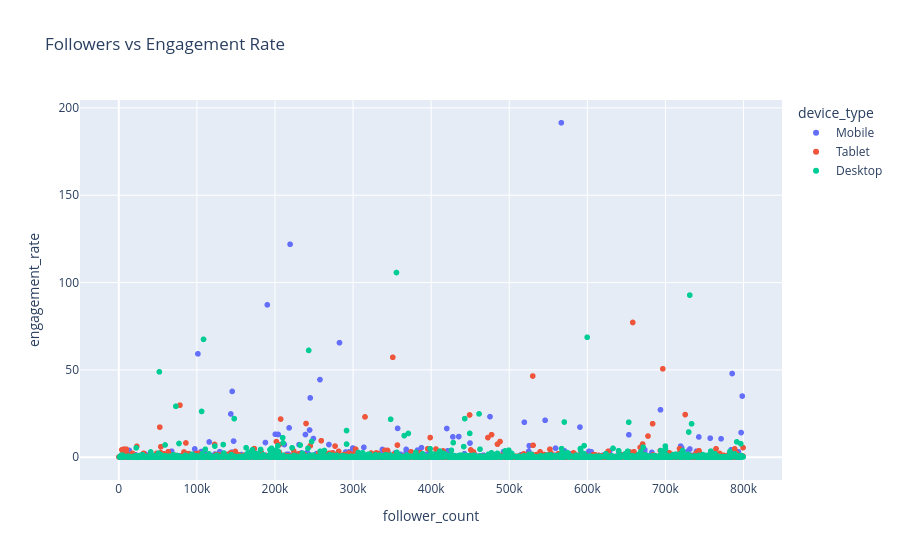

Notebook source saved alongside this figure:
### Code cell
# Scatter Plot
fig = px.scatter(
    df,
    x='follower_count',
    y='engagement_rate',
    color='device_type',
    title='Followers vs Engagement Rate'
)

fig.show()

### Figure 1 — Plotly figure (JSON) as saved in the notebook; plotly's stock layout.template omitted (floating-point values rounded to 4 significant figures; data arrays with more than 128 entries replaced by an {"elided": "..."} marker saying what was removed)
{"data": [{"hovertemplate": "device_type=Mobile<br>follower_count=%{x}<br>engagement_rate=%{y}<extra></extra>", "legendgroup": "Mobile", "marker": {"color": "#636efa", "symbol": "circle"}, "mode": "markers", "name": "Mobile", "showlegend": true, "type": "scattergl", "x": {"elided": "1684 int values"}, "xaxis": "x", "y": {"elided": "1684 float values"}, "yaxis": "y"}, {"hovertemplate": "device_type=Tablet<br>follower_count=%{x}<br>engagement_rate=%{y}<extra></extra>", "legendgroup": "Tablet", "marker": {"color": "#EF553B", "symbol": "circle"}, "mode": "markers", "name": "Tablet", "showlegend": true, "type": "scattergl", "x": {"elided": "1658 int values"}, "xaxis": "x", "y": {"elided": "1658 float values"}, "yaxis": "y"}, {"hovertemplate": "device_type=Desktop<br>follower_count=%{x}<br>engagement_rate=%{y}<extra></extra>", "legendgroup": "Desktop", "marker": {"color": "#00cc96", "symbol": "circle"}, "mode": "markers", "name": "Desktop", "showlegend": true, "type": "scattergl", "x": {"elided": "1658 int values"}, "xaxis": "x", "y": {"elided": "1658 float values"}, "yaxis": "y"}], "layout": {"legend": {"title": {"text": "device_type"}, "tracegroupgap": 0}, "title": {"text": "Followers vs Engagement Rate"}, "xaxis": {"anchor": "y", "domain": [0, 1], "title": {"text": "follower_count"}}, "yaxis": {"anchor": "x", "domain": [0, 1], "title": {"text": "engagement_rate"}}}}
